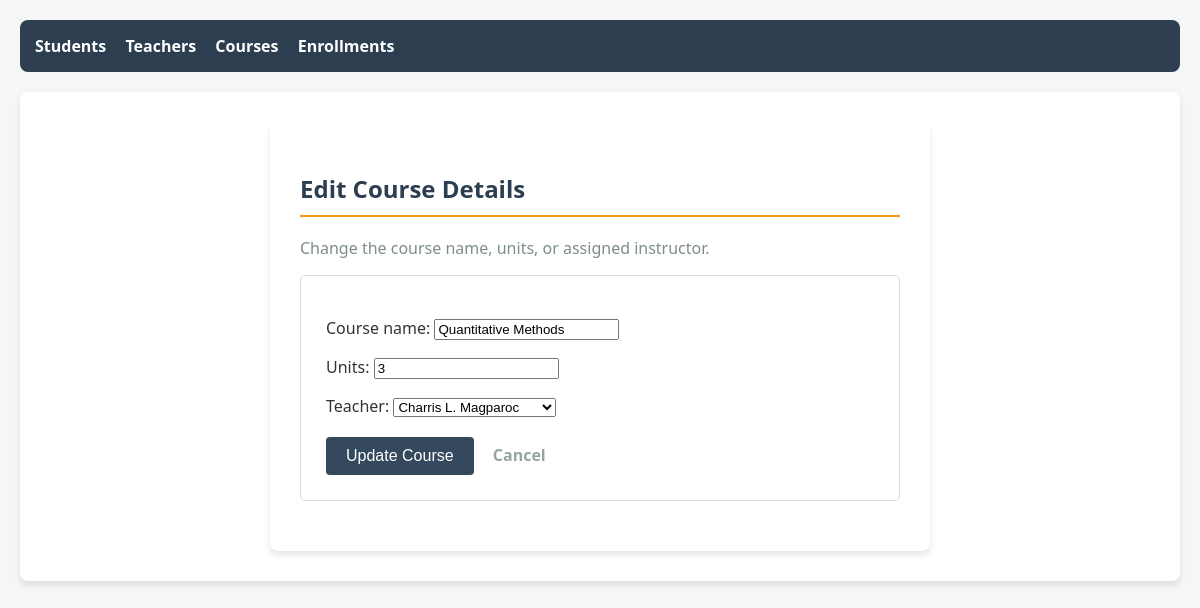
/course/update/1/, run on the app's committed database.
### students/models.py (models this page shows, shortened)
class Course(models.Model):
    course_name = models.CharField(max_length=50)
    units = models.IntegerField()
    teacher = models.ForeignKey(Teacher, on_delete=models.CASCADE)
    is_active = models.BooleanField(default=True)

### students/views.py (the view)
# urls.py: path('course/update/<int:pk>/', views.course_update, name='course_update'),
def course_update(request, pk):
    course = get_object_or_404(Course, pk=pk)
    form = CourseForm(request.POST or None, instance=course)
    if request.method == "POST" and form.is_valid():
        form.save()
        return redirect('course_list')
    return render(request, 'students/course_form.html', {'form': form})

### students/forms.py
class CourseForm(forms.ModelForm):
    class Meta:
        model = Course
        fields = ['course_name', 'units', 'teacher']

### students/models.py (called while the page is built)
    def __str__(self):
        return self.teacher_name

### students/templates/students/course_form.html (shortened to what this page needs)
{% extends 'students/base.html' %}
{% block content %}
<div class="container" style="max-width: 600px; margin: 0 auto;">
    <h2 style="color: #2c3e50; border-bottom: 2px solid #f39c12; padding-bottom: 10px;">
        Edit Course Details
    </h2>
    <p style="color: #7f8c8d;">Change the course name, units, or assigned instructor.</p>
    <form method="POST" style="background: #ffffff; border: 1px solid #ddd; padding: 25px;">
        <div class="form-group">
            {{ form.as_p }}
        </div>
        <div style="margin-top: 20px;">
            <button type="submit"
                    style="background-color: #34495e;"
                    onclick="return confirm('Save updated course information?');">
                Update Course
            </button>
            <a href="{% url 'course_list' %}"
               style="text-decoration: none; color: #95a5a6; margin-left: 15px; font-weight: bold;">
               Cancel
            </a>
        </div>
    </form>
</div>
{% endblock %}

### students/templates/students/base.html (style rules this page uses)
body { font-family: 'Segoe UI', Tahoma, Geneva, Verdana, sans-serif; background-color: #f4f7f6; margin: 0; padding: 20px; color: #333; }
.container { background-color: white; padding: 30px; border-radius: 8px; box-shadow: 0 4px 6px rgba(0,0,0,0.1); }
form { background: #e9ecef; padding: 20px; border-radius: 5px; margin-bottom: 20px; }
button { background-color: #18bc9c; color: white; border: none; padding: 10px 20px; border-radius: 4px; cursor: pointer; font-size: 16px; }

### data on the page
Course: course_name "Quantitative Methods", units "3", teacher "Charris L. Magparoc"
